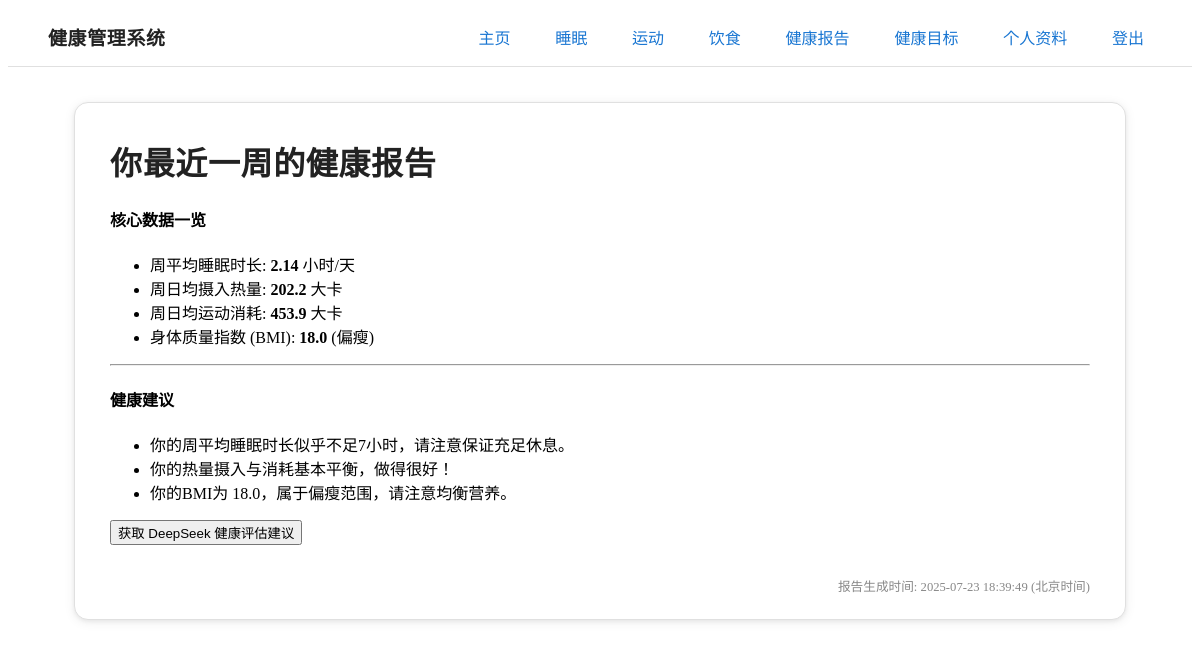
The page /report (signed in) on the database as committed earlier.
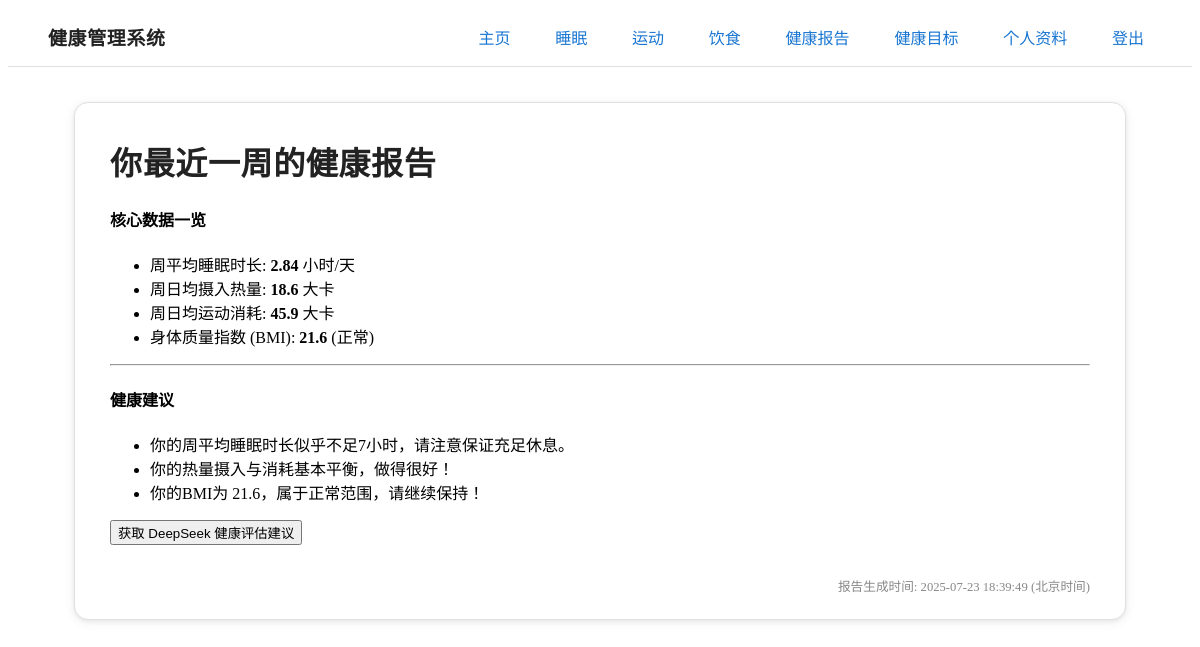
The same page on the database as committed later.
### app/models.py (models this page shows, shortened)
class User(UserMixin, db.Model):
    id = db.Column(db.Integer, primary_key=True)
    username = db.Column(db.String(64), index=True, unique=True)
    email = db.Column(db.String(120), index=True, unique=True)
    password_hash = db.Column(db.String(128))
    gender = db.Column(db.String(10), nullable=True)
    age = db.Column(db.Integer, nullable=True)
    height = db.Column(db.Float, nullable=True) # in cm
    weight = db.Column(db.Float, nullable=True) # in kg
    bmi = db.Column(db.Float, nullable=True)
    goal = db.relationship('Goal', backref='user', uselist=False) # One-to-one relationship
    sleep_records = db.relationship('SleepRecord', backref='author', lazy='dynamic')
    exercise_records = db.relationship('ExerciseRecord', backref='author', lazy='dynamic')
    diet_records = db.relationship('DietRecord', backref='author', lazy='dynamic')

### app/routes.py (the view)
@app.route('/report')
@login_required
def report():
    one_week_ago = datetime.utcnow() - timedelta(days=7)
    sleep_records = current_user.sleep_records.filter(SleepRecord.sleep_time >= one_week_ago).all()
    exercise_records = current_user.exercise_records.filter(ExerciseRecord.timestamp >= one_week_ago).all()
    diet_records = current_user.diet_records.filter(DietRecord.timestamp >= one_week_ago).all()
    total_sleep_hours = sum(r.duration for r in sleep_records)
    avg_sleep = total_sleep_hours / 7 if sleep_records else 0
    total_calories_burned = sum(r.calories_burned for r in exercise_records)
    avg_calories_burned = total_calories_burned / 7 if exercise_records else 0
    total_calories_eaten = sum(r.calories for r in diet_records)
    avg_calories_eaten = total_calories_eaten / 7 if diet_records else 0
    advice_list = []
    if not sleep_records and not exercise_records and not diet_records:
        advice_list.append("你最近一周还没有任何记录，快去添加一些数据来生成你的专属健康报告吧！")
    else:
        if avg_sleep > 0 and avg_sleep < 7:
            advice_list.append("你的周平均睡眠时长似乎不足7小时，请注意保证充足休息。")
        elif avg_sleep > 9:
            advice_list.append("你的周平均睡眠时长超过9小时，如非特殊情况，需警惕睡眠过多。")
        else:
            advice_list.append("你的睡眠状况看起来不错，请保持。")
        calorie_balance = avg_calories_eaten - avg_calories_burned
        if calorie_balance > 300:
            advice_list.append("近期你的日均热量摄入似乎高于消耗，请关注饮食与运动的平衡。")
        elif calorie_balance < -300:
            advice_list.append("近期你的日均热量消耗似乎高于摄入，请确保营养充足以维持体力。")
        else:
            advice_list.append("你的热量摄入与消耗基本平衡，做得很好！")
        if not exercise_records:
            advice_list.append("你最近一周没有运动记录，别忘了适度锻炼是健康的关键哦。")
    bmi_status = None
    if current_user.bmi:
        bmi = current_user.bmi
        if bmi < 18.5:
            bmi_status = "偏瘦"
            advice_list.append(f"你的BMI为 {bmi}，属于偏瘦范围，请注意均衡营养。")
        elif 18.5 <= bmi < 25:
            bmi_status = "正常"
            advice_list.append(f"你的BMI为 {bmi}，属于正常范围，请继续保持！")
        elif 25 <= bmi < 30:
            bmi_status = "超重"
            advice_list.append(f"你的BMI为 {bmi}，属于超重范围，建议通过饮食和运动进行调整。")
        else:
            bmi_status = "肥胖"
            advice_list.append(f"你的BMI为 {bmi}，属于肥胖范围，请关注相关健康风险。")
    report_time_utc = datetime.utcnow()
    report_time_beijing = report_time_utc + timedelta(hours=8)
    return render_template('report.html', title='健康报告',
                           advice_list=advice_list,
                           avg_sleep=avg_sleep,
                           avg_calories_burned=avg_calories_burned,
                           avg_calories_eaten=avg_calories_eaten,
                           bmi_status=bmi_status,
                           report_time=report_time_beijing)

### app/models.py (called while the page is built)
@login.user_loader
def load_user(id):
    return User.query.get(int(id))

### app/templates/report.html (shortened to what this page needs)
{% extends "base.html" %}
{% block content %}
<article class="main-card">
    <h2 class="main-title">你最近一周的健康报告</h2>
    <h4>核心数据一览</h4>
    <ul>
        <li>周平均睡眠时长: <strong>{{ "%.2f"|format(avg_sleep) }}</strong> 小时/天</li>
        <li>周日均摄入热量: <strong>{{ "%.1f"|format(avg_calories_eaten) }}</strong> 大卡</li>
        <li>周日均运动消耗: <strong>{{ "%.1f"|format(avg_calories_burned) }}</strong> 大卡</li>
        {% if current_user.bmi %}
        <li>身体质量指数 (BMI): <strong>{{ current_user.bmi }}</strong> ({{ bmi_status }})</li>
        {% endif %}
    </ul>
    <hr>
    <h4>健康建议</h4>
    {% if advice_list %}
        <ul>
        {% for advice in advice_list %}
            <li>{{ advice }}</li>
        {% endfor %}
        </ul>
    {% else %}
        <p>暂无建议。</p>
    {% endif %}
    <button id="get-deepseek-advice">获取 DeepSeek 健康评估建议</button>
    <div class="main-footer">
        <small>报告生成时间: {{ report_time.strftime('%Y-%m-%d %H:%M:%S') }} (北京时间)</small>
    </div>
</article>
{% endblock %}

Rows that differ between the two databases and show on the page:
changed User: bmi "18.0" → "21.6"
Other text that changed with them:
{{ "%.2f"|format(avg_sleep) }}: "2.14" → "2.84"
{{ "%.1f"|format(avg_calories_eaten) }}: "202.2" → "18.6"
{{ "%.1f"|format(avg_calories_burned) }}: "453.9" → "45.9"
{{ bmi_status }}: "偏瘦" → "正常"
new list line: "你的BMI为 21.6，属于正常范围，请继续保持！"
list line gone: "你的BMI为 18.0，属于偏瘦范围，请注意均衡营养。"
